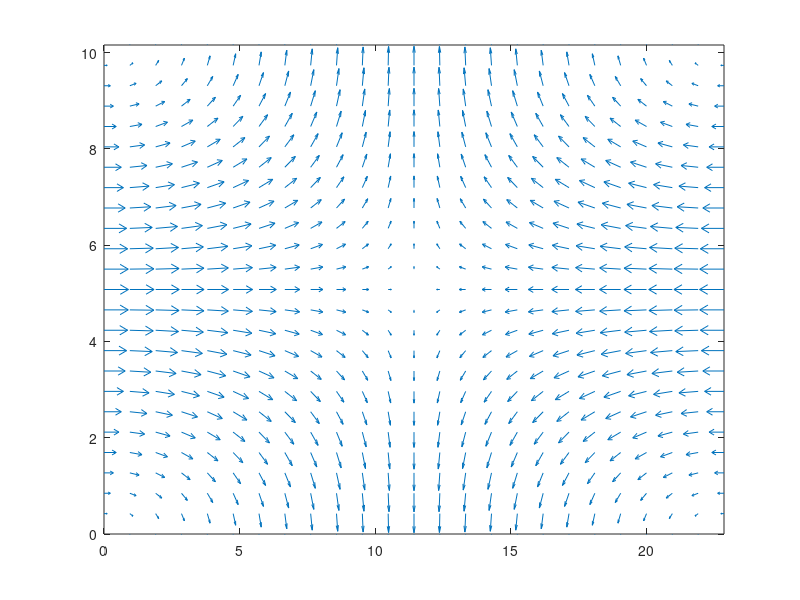

The MATLAB script that drew this image: (Note: this script raises an error after producing the figure.)
clc; clear; close all;

%% Constants
mu0 = 4*pi*10^-7;
eps0 = 8.854*10^-12;
c0 = 1/sqrt(mu0*eps0);

%% Parameters
a = 22.86*10^-3; %0.9 inches
b = 10.16*10^-3; %0.4 inches
length = 14*10^-2; %5.5 inches
freq = 8.5*10^9; %8.5GHz, well within band
w = freq*2*pi;
er = 1; %permittivity of inside material
k = w/(c0*sqrt(er));

res = 25; %resolution of image


%% TE Mode
m = 1;
n = 1;
A = 1; % magnitude
eigenm = m*pi/a;
eigenn = n*pi/b;

x = linspace(0,a,res);
test = x;
y = linspace(0,b,res);
z = 0;

[x,y] = meshgrid(x,y);

kc = sqrt(eigenm^2 + eigenn^2);
beta = sqrt(k^2 - kc^2);

Ex = 1j*w*mu0*n*pi/(b*kc^2)*A*cos(eigenm.*x).*sin(eigenn.*y).*exp(-1j*beta*z);
Ey= -1j*w*mu0*m*pi/(a*kc^2)*A*sin(eigenm.*x).*cos(eigenn.*y).*exp(-1j*beta*z);
% Ez = 0;

Hx = 1j*beta*m*pi/(a*kc^2)*A*sin(eigenm.*x).*cos(eigenn.*y).*exp(-1j*beta*z);
Hy = 1j*beta*n*pi/(b*k^2)*A*cos(eigenm.*x).*sin(eigenn.*y).*exp(-1j*beta*z);
% Hz = A*cos(eigenm.*x).*cos(eigenn.*y).*exp(-1j*beta.*z);
%% TE Plotting
% Front View
figure();
quiver(x.*10^3,y.*10^3,imag(Ex),imag(Ey))
xlim([0 a*10^3])
ylim([0 b*10^3])
title ("E-Field $TM_{"+string(m)+string(n)+"}$"','Interpreter','latex')
xlabel('x-position [mm]','Interpreter','latex')
ylabel('y-position [mm]','Interpreter','latex')

figure();
quiver(x.*10^3,y.*10^3,imag(Hx),imag(Hy))
xlim([0 a*10^3])
ylim([0 b*10^3])
title ("H-Field $TM_{"+string(m)+string(n)+"}$",'Interpreter','latex')
xlabel('x-position [mm]','Interpreter','latex')
ylabel('y-position [mm]','Interpreter','latex')

%% TM Mode
m = 2;
n = 0;
B = 1; % magnitude
eigenm = m*pi/a;
eigenn = n*pi/b;

x = linspace(0,a,res);
y = linspace(0,b,res);
z = linspace(0,length,res);

[x,y] = meshgrid(x,y);


kc = sqrt(eigenm^2 + eigenn^2);
beta = sqrt(k^2 - kc^2);

Ex = -beta*m*pi*(a*kc^2)*B*cos(eigenm*x).*sin(eigenn.*y);
Ey= -beta*m*pi*(b*kc^2)*B*sin(eigenm*x).*cos(eigenn.*y);
Ez = B*sin(eigenm.*x).*sin(eigenn*y).*exp(-1j*beta*z);

Hx = w*er*n*pi/(b*kc^2)*B*sin(eigenm*x).*cos(eigenn.*y).*exp(-1j*beta*z);
Hy = -w*er*n*pi/(a*k^2)*B*cos(eigenm*x).*sin(eigenn.*y).*exp(-1j*beta*z);
Hz = 0;

% TM Plotting
% Front View
figure();
quiver(x.*10^3,y.*10^3,imag(Ex),imag(Ey))
xlim([0 a*10^3])
ylim([0 b*10^3])
title ("E-Field $TM_{"+string(m)+string(n)+"}$",'Interpreter','latex')
xlabel('x-position [mm]','Interpreter','latex')
ylabel('y-position [mm]','Interpreter','latex')

figure();
quiver(x.*10^3,y.*10^3,real(Hx),real(Hy))
xlim([0 a*10^3])
ylim([0 b*10^3])
title ("H-Field $TM_{"+string(m)+string(n)+"}$",'Interpreter','latex')
xlabel('x-position [mm]','Interpreter','latex')
ylabel('y-position [mm]','Interpreter','latex')



